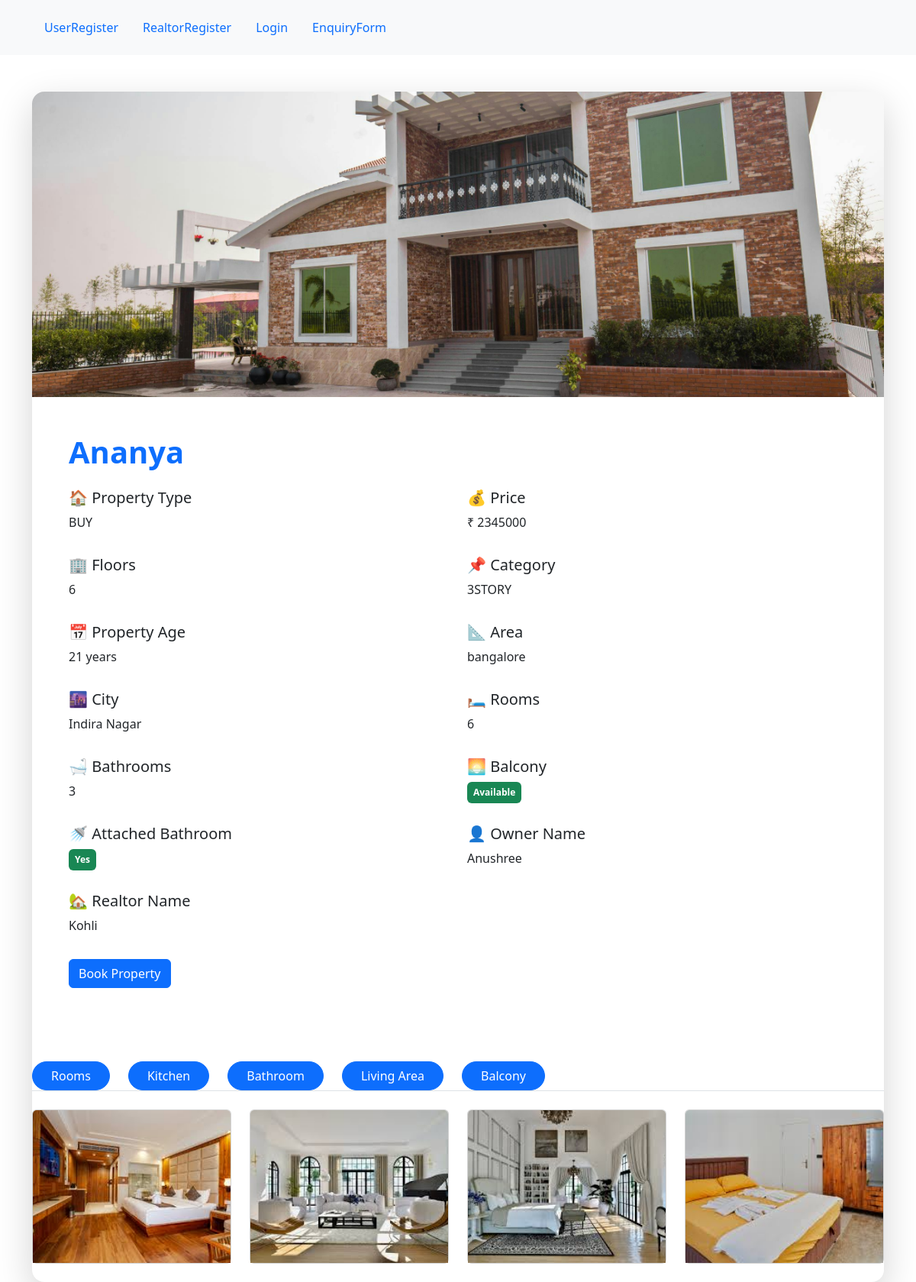
Page /properties1 on the committed database.
### properties/models.py (models this page shows, shortened)
class allproperties(models.Model):
    name=models.CharField(max_length=100)
    property_type=models.CharField(choices=types)
    price=models.IntegerField()
    floors=models.CharField(max_length=100)
    category=models.CharField(choices=cat)
    age=models.IntegerField()
    area=models.CharField(max_length=100)
    city=models.CharField(max_length=100)
    no_of_rooms=models.IntegerField()
    no_of_bathrooms=models.IntegerField()
    balcony=models.BooleanField()
    attached_bathroom=models.BooleanField()
    owner_name=models.CharField(max_length=100)
    property_image=models.ImageField(upload_to='media/images/',blank=True,null=True)
    realtorname=models.ForeignKey(Realtors,related_name="realtorss",on_delete=models.CASCADE)
    verdict=models.CharField(max_length=100,choices=status)

class Rooms(models.Model):
    rproperty=models.ForeignKey(allproperties,related_name="rallproperties",on_delete=models.CASCADE)
    room_pics=models.ImageField(upload_to='rooms/',blank=True,null=True)

### formapp/models.py (models this page shows)
class Realtors(models.Model):
    user=models.OneToOneField(User,on_delete=models.CASCADE)
    phone=models.BigIntegerField()
    address=models.CharField(max_length=100)
    lic_no=models.IntegerField()
    lic_img=models.ImageField(upload_to='realtorpic/',blank=True,null=True)
    is_approved=models.BooleanField(default=False)
    photo=models.ImageField(blank=True,null=True)
    def __str__(self):
        return self.user.username

### properties/views.py (the view)
# urls.py: path('<int:id>',views.property_detail,name="property_detail"),
def property_detail(request,id=0):
    detail=allproperties.objects.get(id=id)
    property = allproperties.objects.get(id=id)
    rooms = property.rallproperties.all()
    kitchens = property.kallproperties.all()
    bathrooms = property.btallproperties.all()
    balconies = property.ballproperties.all()
    livingareas = property.lallproperties.all()
    return render(request,"properties/property_detail.html",{
        'detail':detail,
        'rooms':rooms,
        'kitchens':kitchens,
        'bathromms':bathrooms,
        'balconies':balconies,
        'livingareas':livingareas
        })

### templates/properties/property_detail.html (shortened to what this page needs)
{% extends 'base.html' %}
{% block content %}
<div class="container mt-5">
    <div class="card shadow-lg border-0 rounded-4 overflow-hidden">
        {% if detail.property_image %}
            <img src="{{ detail.property_image.url }}"
                 class="card-img-top"
                 style="height:400px; object-fit:cover;">
        {% endif %}
        <div class="card-body p-5">
            <h1 class="text-primary fw-bold mb-4">
                {{ detail.name }}
            </h1>
            <div class="row">
                <div class="col-md-6 mb-3">
                    <h5>🏠 Property Type</h5>
                    <p>{{ detail.property_type }}</p>
                </div>
                <div class="col-md-6 mb-3">
                    <h5>💰 Price</h5>
                    <p>₹ {{ detail.price }}</p>
                </div>
                <div class="col-md-6 mb-3">
                    <h5>🏢 Floors</h5>
                    <p>{{ detail.floors }}</p>
                </div>
                <div class="col-md-6 mb-3">
                    <h5>📌 Category</h5>
                    <p>{{ detail.category }}</p>
                </div>
                <div class="col-md-6 mb-3">
                    <h5>📅 Property Age</h5>
                    <p>{{ detail.age }} years</p>
                </div>
                <div class="col-md-6 mb-3">
                    <h5>📐 Area</h5>
                    <p>{{ detail.area }}</p>
                </div>
                <div class="col-md-6 mb-3">
                    <h5>🌆 City</h5>
                    <p>{{ detail.city }}</p>
                </div>
                <div class="col-md-6 mb-3">
                    <h5>🛏 Rooms</h5>
                    <p>{{ detail.no_of_rooms }}</p>
                </div>
                <div class="col-md-6 mb-3">
                    <h5>🛁 Bathrooms</h5>
                    <p>{{ detail.no_of_bathrooms }}</p>
                </div>
                <div class="col-md-6 mb-3">
                    <h5>🌅 Balcony</h5>
                    {% if detail.balcony %}
                        <span class="badge bg-success p-2">Available</span>
                    {% else %}
                        <span class="badge bg-danger p-2">Not Available</span>
                    {% endif %}
                </div>
                <div class="col-md-6 mb-3">
                    <h5>🚿 Attached Bathroom</h5>
                    {% if detail.attached_bathroom %}
                        <span class="badge bg-success p-2">Yes</span>
                    {% else %}
                        <span class="badge bg-danger p-2">No</span>
                    {% endif %}
                </div>
                <div class="col-md-6 mb-3">
                    <h5>👤 Owner Name</h5>
                    <p>{{ detail.owner_name }}</p>
                </div>
                <div class="col-md-6 mb-3">
                    <h5>🏡 Realtor Name</h5>
                    <p>{{ detail.realtorname }}</p>
                </div>
                {% if detail.property_type == 'BUY' %}
                    <a href="{%  url 'calculator' detail.id %}"><button class="btn btn-primary">Book Property</button></a>
                {% elif detail.property_type == 'RENTAL' %}
                    <a href="{% url 'visit' detail.id %}"><button class="btn btn-warning">Visit</button></a>
                {% endif %}
        </div>
    </div>
    <br>
        <ul class="nav nav-tabs mt-4">
            <li class="nav-item">
                <button class="btn btn-primary text-white rounded-pill px-4 me-4"
                        data-bs-toggle="tab"
                        data-bs-target="#rooms">
                    Rooms
                </button>
            </li>
            <li class="nav-item">
                <button class="btn btn-primary text-white rounded-pill px-4 me-4"
                        data-bs-toggle="tab"
                        data-bs-target="#kitchen">
                    Kitchen
                </button>
            </li>
            <li class="nav-item">
                <button class="btn btn-primary text-white rounded-pill px-4 me-4"
                        data-bs-toggle="tab"
                        data-bs-target="#bathroom">
                    Bathroom
                </button>
            </li>
            <li class="nav-item">
                <button class="btn btn-primary text-white rounded-pill px-4 me-4"
                        data-bs-toggle="tab"
                        data-bs-target="#living">
                    Living Area
                </button>
            </li>
            <li class="nav-item">
                <button class="btn btn-primary text-white rounded-pill px-4 me-4"
                        data-bs-toggle="tab"
                        data-bs-target="#balcony">
                    Balcony
                </button>
            </li>
        </ul>
        <div class="tab-content mt-4">
            <div class="tab-pane fade show active" id="rooms">
                <div class="row">
                    {% for r in rooms %}
                    <div class="col-md-3 mb-4">
                        <div class="card">
                            <img src="{{ r.room_pics.url }}"
                                class="card-img-top"
                                style="height:200px; object-fit:cover;">
                        </div>
                    </div>
                    {% endfor %}
                </div>
            </div>
        </div>
</div>
{% endblock %}

### templates/base.html (shortened to what this page needs)
<!DOCTYPE html>
<html lang="en">
<head>
    <link href="https://cdn.jsdelivr.net/npm/bootstrap@5.3.8/dist/css/bootstrap.min.css" rel="stylesheet">
    <link rel="stylesheet" href="https://cdn.jsdelivr.net/npm/bootstrap-icons@1.11.3/font/bootstrap-icons.min.css">
</head>
<body>
    <nav class="navbar navbar-light bg-light">
        <div class="container">
            <ul class="nav navbar">
                {% if user.is_authenticated %}
                <li class="nav-item">
                    <a class="nav-link" href="{% url 'home' %}">Home</a>
                </li>
                <li class="nav-item">
                    <a class="nav-link" href="{% url 'profile' %}">Profile</a>
                </li>
                <li class="nav-item">
                    <a class="nav-link" href="{% url 'dashboard' %}">Dashboard</a>
                </li>
                <li class="nav-item">
                    <a class="nav-link" href="{% url 'logout' %}">Logout</a>
                </li>
                {% else %}
                <li class="nav-item">
                    <a class="nav-link" href="{% url 'registration' %}">UserRegister</a>
                </li>
                <li class="nav-item">
                    <a class="nav-link" href="{% url 'realtorreg' %}">RealtorRegister</a>
                </li>
                <li class="nav-item">
                    <a class="nav-link" href="{% url 'login' %}">Login</a>
                </li>
                <li class="nav-item">
                    <a class="nav-link" href="{% url 'enquiry' %}">EnquiryForm</a>
                </li>
                {% endif %}
            </ul>
        </div>
    </nav>
    {% block content%}
    {% endblock %}
</body>
</html>

### rows in the picture
allproperties: property_image (picture), name "Ananya", property_type "BUY", price "2345000", floors "6", category "3STORY", age "21", area "bangalore", city "Indira Nagar", no_of_rooms "6", no_of_bathrooms "3", owner_name "Anushree", realtorname "Kohli"
Rooms: room_pics (picture)
Rooms: room_pics (picture)
Rooms: room_pics (picture)
Rooms: room_pics (picture)
